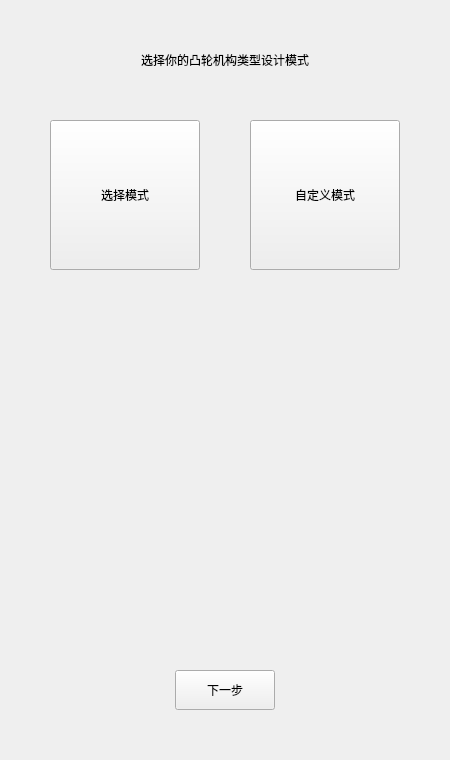
         <widget class="QWidget" name="modePage">
          <property name="sizePolicy">
           <sizepolicy hsizetype="MinimumExpanding" vsizetype="MinimumExpanding">
            <horstretch>0</horstretch>
            <verstretch>0</verstretch>
           </sizepolicy>
          </property>
          <property name="styleSheet">
           <string notr="true">QPushButton:hover{
background-color: rgb(180, 180, 180);
border:rgb(180, 180, 180);}

QPushButton:checked{
background-color: rgb(180, 180, 180);
border:rgb(180, 180, 180);}</string>
          </property>
          <layout class="QGridLayout" name="gridLayout_5">
           <property name="leftMargin">
            <number>0</number>
           </property>
           <property name="topMargin">
            <number>0</number>
           </property>
           <property name="rightMargin">
            <number>0</number>
           </property>
           <property name="bottomMargin">
            <number>0</number>
           </property>
           <property name="spacing">
            <number>0</number>
           </property>
           <item row="0" column="0">
            <spacer name="verticalSpacer_18">
             <property name="orientation">
              <enum>Qt::Vertical</enum>
             </property>
             <property name="sizeType">
              <enum>QSizePolicy::Preferred</enum>
             </property>
             <property name="sizeHint" stdset="0">
              <size>
               <width>20</width>
               <height>50</height>
              </size>
             </property>
            </spacer>
           </item>
           <item row="1" column="0">
            <widget class="QWidget" name="modePageTitleWidget" native="true">
             <property name="sizePolicy">
              <sizepolicy hsizetype="Expanding" vsizetype="Preferred">
               <horstretch>0</horstretch>
               <verstretch>0</verstretch>
              </sizepolicy>
             </property>
             <layout class="QGridLayout" name="gridLayout_6">
              <property name="leftMargin">
               <number>0</number>
              </property>
              <property name="topMargin">
               <number>0</number>
              </property>
              <property name="rightMargin">
               <number>0</number>
              </property>
              <property name="bottomMargin">
               <number>0</number>
              </property>
              <property name="spacing">
               <number>0</number>
              </property>
              <item row="0" column="0">
               <layout class="QHBoxLayout" name="modePageTitle">
                <item>
                 <spacer name="horizontalSpacer_78">
                  <property name="orientation">
                   <enum>Qt::Horizontal</enum>
                  </property>
                  <property name="sizeHint" stdset="0">
                   <size>
                    <width>132</width>
                    <height>20</height>
                   </size>
                  </property>
                 </spacer>
                </item>
                <item>
                 <widget class="QLabel" name="modePageTitleLabel">
                  <property name="sizePolicy">
                   <sizepolicy hsizetype="Expanding" vsizetype="Preferred">
                    <horstretch>0</horstretch>
                    <verstretch>0</verstretch>
                   </sizepolicy>
                  </property>
                  <property name="styleSheet">
                   <string notr="true">font: 20pt &quot;等线&quot;;</string>
                  </property>
                  <property name="text">
                   <string>选择你的凸轮机构类型设计模式</string>
                  </property>
                 </widget>
                </item>
                <item>
                 <spacer name="horizontalSpacer_79">
                  <property name="orientation">
                   <enum>Qt::Horizontal</enum>
                  </property>
                  <property name="sizeHint" stdset="0">
                   <size>
                    <width>132</width>
                    <height>20</height>
                   </size>
                  </property>
                 </spacer>
                </item>
               </layout>
              </item>
             </layout>
            </widget>
           </item>
           <item row="2" column="0">
            <spacer name="verticalSpacer_24">
             <property name="orientation">
              <enum>Qt::Vertical</enum>
             </property>
             <property name="sizeType">
              <enum>QSizePolicy::Preferred</enum>
             </property>
             <property name="sizeHint" stdset="0">
              <size>
               <width>20</width>
               <height>50</height>
              </size>
             </property>
            </spacer>
           </item>
           <item row="3" column="0">
            <widget class="QWidget" name="modePageWidget" native="true">
             <property name="sizePolicy">
              <sizepolicy hsizetype="Preferred" vsizetype="Expanding">
               <horstretch>0</horstretch>
               <verstretch>0</verstretch>
              </sizepolicy>
             </property>
             <property name="styleSheet">
              <string notr="true">QPushButton:hover{
background-color: rgb(180, 180, 180);
border:rgb(180, 180, 180);}

QPushButton:checked{
background-color: rgb(180, 180, 180);
border:rgb(180, 180, 180);}</string>
             </property>
             <layout class="QGridLayout" name="gridLayout_8">
              <property name="leftMargin">
               <number>0</number>
              </property>
              <property name="topMargin">
               <number>0</number>
              </property>
              <property name="rightMargin">
               <number>0</number>
              </property>
              <property name="bottomMargin">
               <number>0</number>
              </property>
              <property name="spacing">
               <number>0</number>
              </property>
              <item row="0" column="0">
               <layout class="QGridLayout" name="modePageWidgetLayout">
                <property name="spacing">
                 <number>0</number>
                </property>
                <item row="0" column="0">
                 <spacer name="horizontalSpacer_86">
                  <property name="orientation">
                   <enum>Qt::Horizontal</enum>
                  </property>
                  <property name="sizeType">
                   <enum>QSizePolicy::Preferred</enum>
                  </property>
                  <property name="sizeHint" stdset="0">
                   <size>
                    <width>50</width>
                    <height>20</height>
                   </size>
                  </property>
                 </spacer>
                </item>
                <item row="0" column="1">
                 <widget class="QPushButton" name="choiceModeButton">
                  <property name="sizePolicy">
                   <sizepolicy hsizetype="Expanding" vsizetype="Expanding">
                    <horstretch>0</horstretch>
                    <verstretch>0</verstretch>
                   </sizepolicy>
                  </property>
                  <property name="minimumSize">
                   <size>
                    <width>150</width>
                    <height>150</height>
                   </size>
                  </property>
                  <property name="maximumSize">
                   <size>
                    <width>1000</width>
                    <height>1000</height>
                   </size>
                  </property>
                  <property name="text">
                   <string>选择模式</string>
                  </property>
                  <property name="checkable">
                   <bool>true</bool>
                  </property>
                  <property name="checked">
                   <bool>false</bool>
                  </property>
                 </widget>
                </item>
                <item row="0" column="2">
                 <spacer name="horizontalSpacer_87">
                  <property name="orientation">
                   <enum>Qt::Horizontal</enum>
                  </property>
                  <property name="sizeType">
                   <enum>QSizePolicy::Preferred</enum>
                  </property>
                  <property name="sizeHint" stdset="0">
                   <size>
                    <width>50</width>
                    <height>30</height>
                   </size>
                  </property>
                 </spacer>
                </item>
                <item row="0" column="3">
                 <widget class="QPushButton" name="customModeButton">
                  <property name="sizePolicy">
                   <sizepolicy hsizetype="Expanding" vsizetype="Expanding">
                    <horstretch>0</horstretch>
                    <verstretch>0</verstretch>
                   </sizepolicy>
                  </property>
                  <property name="minimumSize">
                   <size>
                    <width>150</width>
                    <height>150</height>
                   </size>
                  </property>
                  <property name="maximumSize">
                   <size>
                    <width>1000</width>
                    <height>1000</height>
                   </size>
                  </property>
                  <property name="text">
                   <string>自定义模式</string>
                  </property>
                  <property name="checkable">
                   <bool>true</bool>
                  </property>
                  <property name="checked">
                   <bool>false</bool>
                  </property>
                 </widget>
                </item>
                <item row="0" column="4">
                 <spacer name="horizontalSpacer_88">
                  <property name="orientation">
                   <enum>Qt::Horizontal</enum>
                  </property>
                  <property name="sizeType">
                   <enum>QSizePolicy::Preferred</enum>
                  </property>
                  <property name="sizeHint" stdset="0">
                   <size>
                    <width>50</width>
                    <height>20</height>
                   </size>
                  </property>
                 </spacer>
                </item>
               </layout>
              </item>
             </layout>
            </widget>
           </item>
           <item row="4" column="0">
            <spacer name="verticalSpacer_25">
             <property name="maximumSize">
              <size>
               <width>400</width>
               <height>400</height>
              </size>
             </property>
             <property name="orientation">
              <enum>Qt::Vertical</enum>
             </property>
             <property name="sizeType">
              <enum>QSizePolicy::Preferred</enum>
             </property>
             <property name="sizeHint" stdset="0">
              <size>
               <width>20</width>
               <height>50</height>
              </size>
             </property>
            </spacer>
           </item>
           <item row="5" column="0">
            <widget class="QWidget" name="modeResultButton" native="true">
             <property name="sizePolicy">
              <sizepolicy hsizetype="Preferred" vsizetype="Preferred">
               <horstretch>0</horstretch>
               <verstretch>0</verstretch>
              </sizepolicy>
             </property>
             <layout class="QGridLayout" name="gridLayout_2">
              <property name="leftMargin">
               <number>0</number>
              </property>
              <property name="topMargin">
               <number>0</number>
              </property>
              <property name="rightMargin">
               <number>0</number>
              </property>
              <property name="bottomMargin">
               <number>0</number>
              </property>
              <property name="spacing">
               <number>0</number>
              </property>
              <item row="0" column="1">
               <layout class="QHBoxLayout" name="horizontalLayout_14">
                <item>
                 <spacer name="horizontalSpacer_4">
                  <property name="orientation">
                   <enum>Qt::Horizontal</enum>
                  </property>
                  <property name="sizeHint" stdset="0">
                   <size>
                    <width>40</width>
                    <height>20</height>
                   </size>
                  </property>
                 </spacer>
                </item>
                <item>
                 <widget class="QPushButton" name="modeNextButton">
                  <property name="sizePolicy">
                   <sizepolicy hsizetype="Fixed" vsizetype="Fixed">
                    <horstretch>0</horstretch>
                    <verstretch>0</verstretch>
                   </sizepolicy>
                  </property>
                  <property name="minimumSize">
                   <size>
                    <width>100</width>
                    <height>40</height>
                   </size>
                  </property>
                  <property name="text">
                   <string>下一步</string>
                  </property>
                 </widget>
                </item>
                <item>
                 <spacer name="horizontalSpacer">
                  <property name="orientation">
                   <enum>Qt::Horizontal</enum>
                  </property>
                  <property name="sizeHint" stdset="0">
                   <size>
                    <width>40</width>
                    <height>20</height>
                   </size>
                  </property>
                 </spacer>
                </item>
               </layout>
              </item>
             </layout>
            </widget>
           </item>
           <item row="6" column="0">
            <spacer name="verticalSpacer_26">
             <property name="orientation">
              <enum>Qt::Vertical</enum>
             </property>
             <property name="sizeType">
              <enum>QSizePolicy::Preferred</enum>
             </property>
             <property name="sizeHint" stdset="0">
              <size>
               <width>20</width>
               <height>50</height>
              </size>
             </property>
            </spacer>
           </item>
          </layout>
         </widget>
